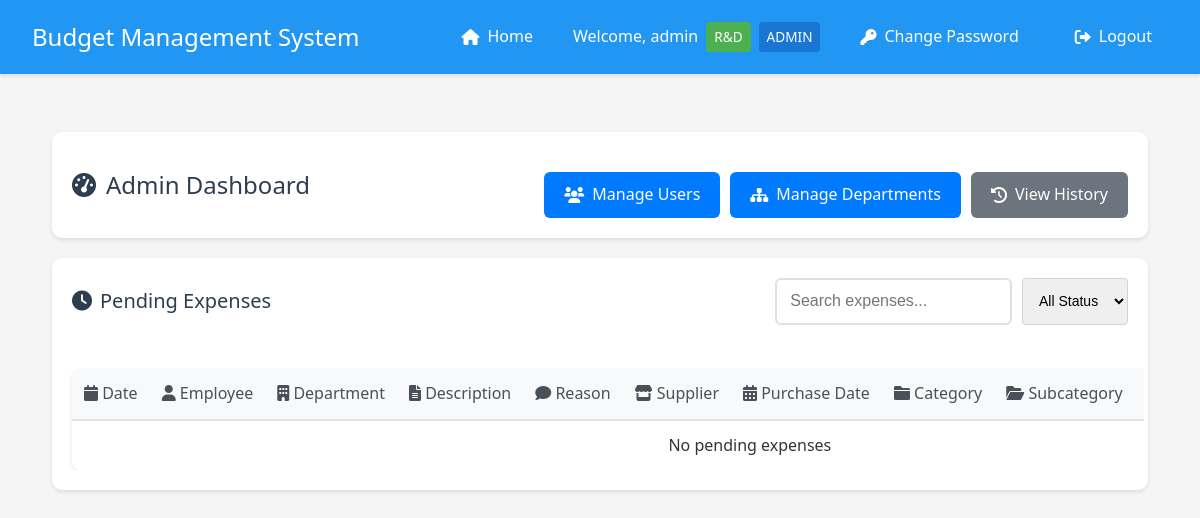
/manager/dashboard (signed in), run on an earlier commit of the app's database.
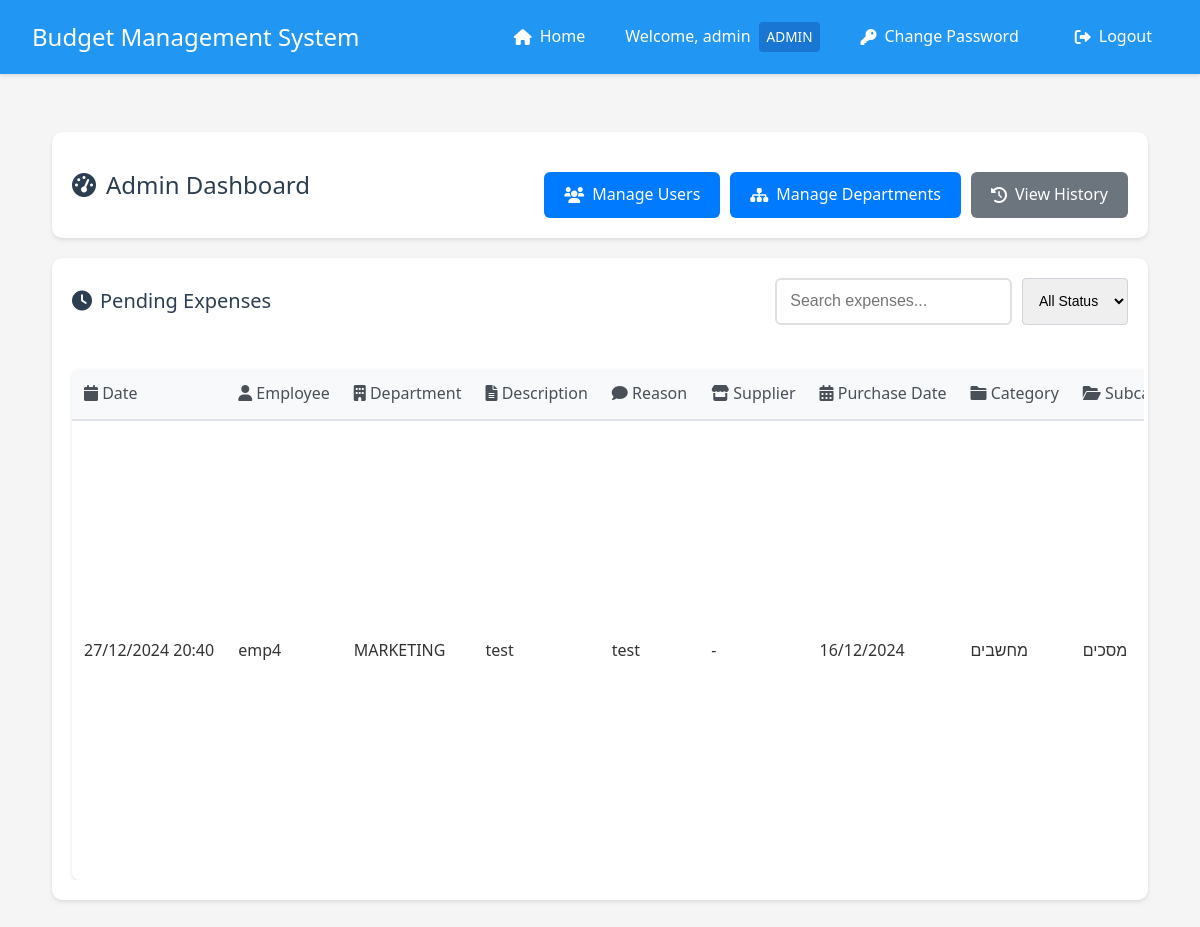
And on a later commit of the database.
### app.py (models this page shows, shortened)
class Department(db.Model):
    __tablename__ = 'department'
    id = db.Column(db.Integer, primary_key=True)
    name = db.Column(db.String(100), nullable=False)
    budget = db.Column(db.Float, default=0.0)
    employees = db.relationship('User', foreign_keys='User.department_id', back_populates='home_department')
    categories = db.relationship('Category', backref='department', lazy=True)

class Expense(db.Model):
    __tablename__ = 'expense'
    id = db.Column(db.Integer, primary_key=True)
    amount = db.Column(db.Float, nullable=False)
    description = db.Column(db.String(200))
    reason = db.Column(db.String(500))
    type = db.Column(db.String(50), nullable=False, default='needs_approval')
    date = db.Column(db.DateTime, nullable=False, default=datetime.utcnow)
    status = db.Column(db.String(20), default='pending')
    user_id = db.Column(db.Integer, db.ForeignKey('user.id'), nullable=False)
    subcategory_id = db.Column(db.Integer, db.ForeignKey('subcategory.id'), nullable=False)
    quote_filename = db.Column(db.String(255))
    invoice_filename = db.Column(db.String(255))
    receipt_filename = db.Column(db.String(255))
    manager_id = db.Column(db.Integer, db.ForeignKey('user.id'), nullable=True)
    handled_at = db.Column(db.DateTime, nullable=True)
    rejection_reason = db.Column(db.String(500))
    is_paid = db.Column(db.Boolean, default=False)
    paid_by_id = db.Column(db.Integer, db.ForeignKey('user.id'), nullable=True)
    paid_at = db.Column(db.DateTime, nullable=True)
    supplier_id = db.Column(db.Integer, db.ForeignKey('supplier.id'), nullable=True)
    purchase_date = db.Column(db.DateTime, nullable=True)
    payment_method = db.Column(db.String(50), default='credit')
    paid_by = db.relationship('User',
                            foreign_keys=[paid_by_id],
                            backref=db.backref('paid_expenses', lazy='dynamic'))

class User(UserMixin, db.Model):
    __tablename__ = 'user'
    id = db.Column(db.Integer, primary_key=True)
    username = db.Column(db.String(80), unique=True, nullable=False)
    email = db.Column(db.String(120), unique=False, nullable=False)
    password = db.Column(db.String(120), nullable=False)
    is_manager = db.Column(db.Boolean, default=False)
    is_admin = db.Column(db.Boolean, default=False)
    is_accounting = db.Column(db.Boolean, default=False)
    status = db.Column(db.String(20), default='active')  # active, inactive, pending
    department_id = db.Column(db.Integer, db.ForeignKey('department.id'))
    home_department = db.relationship('Department',
                                    foreign_keys=[department_id],
                                    back_populates='employees')
    managed_departments = db.relationship('Department',
                                       secondary=manager_departments,
                                       backref=db.backref('department_managers', lazy='dynamic'))
    submitted_expenses = db.relationship('Expense',
                                       primaryjoin='User.id==Expense.user_id',
                                       backref='submitter',
                                       lazy=True)
    handled_expenses = db.relationship('Expense',
                                     primaryjoin='User.id==Expense.manager_id',
                                     backref='handler',
                                     lazy=True)

class Category(db.Model):
    __tablename__ = 'category'
    id = db.Column(db.Integer, primary_key=True)
    name = db.Column(db.String(100), nullable=False)
    budget = db.Column(db.Float, default=0.0)
    department_id = db.Column(db.Integer, db.ForeignKey('department.id'), nullable=False)
    subcategories = db.relationship('Subcategory', backref='category', lazy=True)

class Subcategory(db.Model):
    __tablename__ = 'subcategory'
    id = db.Column(db.Integer, primary_key=True)
    name = db.Column(db.String(100), nullable=False)
    budget = db.Column(db.Float, default=0.0)
    category_id = db.Column(db.Integer, db.ForeignKey('category.id'), nullable=False)
    expenses = db.relationship('Expense', backref='subcategory', lazy=True)

### app.py (the view, shortened to what this page needs)
@app.route('/manager/dashboard')
@login_required
def manager_dashboard():
    if not current_user.is_manager:
        return redirect(url_for('employee_dashboard'))
    dept_expenses = db.session.query(
        Department.id,
        db.func.sum(Expense.amount).label('total_expenses')
    ).join(
        Category, Department.id == Category.department_id
    ).join(
        Subcategory, Category.id == Subcategory.category_id
    ).join(
        Expense, Subcategory.id == Expense.subcategory_id
    ).filter(
        Expense.status == 'approved',
        Expense.type != 'future_approval'  # Exclude future approvals
    ).group_by(Department.id).subquery()
    cat_expenses = db.session.query(
        Category.id,
        db.func.sum(Expense.amount).label('total_expenses')
    ).join(
        Subcategory, Category.id == Subcategory.category_id
    ).join(
        Expense, Subcategory.id == Expense.subcategory_id
    ).filter(
        Expense.status == 'approved',
        Expense.type != 'future_approval'  # Exclude future approvals
    ).group_by(Category.id).subquery()
    subcat_expenses = db.session.query(
        Subcategory.id,
        db.func.sum(Expense.amount).label('total_expenses')
    ).join(
        Expense, Subcategory.id == Expense.subcategory_id
    ).filter(
        Expense.status == 'approved',
        Expense.type != 'future_approval'  # Exclude future approvals
    ).group_by(Subcategory.id).subquery()
    if current_user.username == 'admin':
        pending_expenses = Expense.query.join(User, Expense.user_id == User.id)\
            .join(Subcategory, Expense.subcategory_id == Subcategory.id)\
            .join(Category, Subcategory.category_id == Category.id)\
            .join(Department, Category.department_id == Department.id)\
            .outerjoin(dept_expenses, Department.id == dept_expenses.c.id)\
            .outerjoin(cat_expenses, Category.id == cat_expenses.c.id)\
            .outerjoin(subcat_expenses, Subcategory.id == subcat_expenses.c.id)\
            .filter(Expense.status == 'pending')\
            .add_columns(
                Department.name.label('department_name'),
                Department.budget.label('department_budget'),
                (Department.budget - db.func.coalesce(dept_expenses.c.total_expenses, 0)).label('department_remaining'),
                Category.name.label('category_name'),
                Category.budget.label('category_budget'),
                (Category.budget - db.func.coalesce(cat_expenses.c.total_expenses, 0)).label('category_remaining'),
                Subcategory.name.label('subcategory_name'),
                Subcategory.budget.label('subcategory_budget'),
                (Subcategory.budget - db.func.coalesce(subcat_expenses.c.total_expenses, 0)).label('subcategory_remaining')
            ).order_by(Expense.date.desc()).all()
    return render_template('manager_dashboard.html', expenses=pending_expenses)

### app.py (called while the page is built)
@login_manager.user_loader
def load_user(user_id):
    user = User.query.get(int(user_id))
    if user and user.status == 'inactive':
        return None
    return user

@app.template_filter('format_expense_type')
def format_expense_type(value):
    types = {
        'future_approval': 'Approval for future purchase',
        'auto_approved': 'Automatically approved expense',
        'needs_approval': 'Needs manager approval',
        'pre_approved': 'Pre-approved by manager'
    }
    return types.get(value, value)

### templates/manager_dashboard.html (shortened to what this page needs)
{% extends "base.html" %}
{% block content %}
<div class="container">
    <div class="dashboard-header">
        <div class="header-main">
            {% if current_user.is_admin %}
            <h1><i class="fas fa-tachometer-alt"></i> Admin Dashboard</h1>
            {% else %}
            <h1><i class="fas fa-tachometer-alt"></i> Manager Dashboard</h1>
            {% endif %}
        </div>
        <div class="action-buttons">
            {% if current_user.is_admin %}
            <a href="{{ url_for('manage_users') }}" class="btn primary">
                <i class="fas fa-users"></i> Manage Users
            </a>
            <a href="{{ url_for('manage_departments') }}" class="btn primary">
                <i class="fas fa-sitemap"></i> Manage Departments
            </a>
            {% else %}
            <a href="{{ url_for('submit_expense') }}" class="btn primary">
                <i class="fas fa-plus"></i> Submit Expense
            </a>
            {% endif %}
            <a href="{{ url_for('expense_history') }}" class="btn secondary">
                <i class="fas fa-history"></i> View History
            </a>
        </div>
    </div>
    <div class="card expenses-card">
        <div class="card-header">
            <h2><i class="fas fa-clock"></i> Pending Expenses</h2>
            <div class="card-actions">
                <input type="text" id="expenseSearch" placeholder="Search expenses..." class="search-input">
                <select id="statusFilter" class="filter-select">
                    <option value="all">All Status</option>
                </select>
            </div>
        </div>
        <div class="table-responsive">
            <table class="expenses-table">
                <thead>
                    <tr>
                        <th class="date-col"><i class="fas fa-calendar"></i> Date</th>
                        <th><i class="fas fa-user"></i> Employee</th>
                        <th><i class="fas fa-building"></i> Department</th>
                        <th><i class="fas fa-file-alt"></i> Description</th>
                        <th><i class="fas fa-comment"></i> Reason</th>
                        <th><i class="fas fa-store"></i> Supplier</th>
                        <th class="date-col"><i class="fas fa-calendar-alt"></i> Purchase Date</th>
                        <th><i class="fas fa-folder"></i> Category</th>
                        <th><i class="fas fa-folder-open"></i> Subcategory</th>
                        <th> Type</th>
                    </tr>
                </thead>
                <tbody>
                    {% for expense, dept_name, dept_budget, dept_remaining, cat_name, cat_budget, cat_remaining, subcat_name, subcat_budget, subcat_remaining in expenses %}
                    <tr>
                        <td title="{{ expense.date.strftime('%d/%m/%Y %H:%M:%S') }}">{{ expense.date.strftime('%d/%m/%Y %H:%M') }}</td>
                        <td>{{ expense.submitter.username }}</td>
                        <td>{{ expense.submitter.home_department.name if expense.submitter.home_department else 'No Department' }}</td>
                        <td>{{ expense.description }}</td>
                        <td>{{ expense.reason }}</td>
                        <td>{{ expense.supplier_name if expense.supplier_name else '-' }}</td>
                        <td>{{ expense.purchase_date.strftime('%d/%m/%Y') if expense.purchase_date else '-' }}</td>
                        <td>{{ expense.subcategory.category.name if expense.subcategory else '-' }}</td>
                        <td>{{ expense.subcategory.name if expense.subcategory else '-' }}</td>
                    </tr>
                    {% endfor %}
                    {% if not expenses %}
                    <tr>
                        <td colspan="12" class="text-center">No pending expenses</td>
                    </tr>
                    {% endif %}
                </tbody>
            </table>
        </div>
    </div>
</div>
{% endblock %}

### templates/base.html (shortened to what this page needs)
<!DOCTYPE html>
<html lang="en">
<head>
    <link rel="stylesheet" href="{{ url_for('static', filename='style.css') }}">
    <link href="https://cdnjs.cloudflare.com/ajax/libs/font-awesome/6.0.0/css/all.min.css" rel="stylesheet">
</head>
<body>
    <nav class="navbar">
        <div class="nav-brand">Budget Management System</div>
        <div class="nav-items">
            {% if current_user.is_authenticated %}
                {% if current_user.is_admin %}
                    <a href="{{ url_for('index') }}" class="nav-link">
                        <i class="fas fa-home"></i> Home
                    </a>
                {% endif %}
                <span class="user-info">
                    Welcome, {{ current_user.username }}
                    {% if current_user.home_department %}
                        <span class="badge department">{{ current_user.home_department.name }}</span>
                    {% endif %}
                    {% if current_user.is_admin %}
                        <span class="badge admin">ADMIN</span>
                    {% elif current_user.is_manager %}
                        <span class="badge">MANAGER</span>
                    {% elif current_user.is_accounting %}
                        <span class="badge accounting">ACCOUNTING</span>
                    {% endif %}
                </span>
                <a href="{{ url_for('change_password') }}" class="nav-link">
                    <i class="fas fa-key"></i> Change Password
                </a>
                <a href="{{ url_for('logout') }}" class="nav-link">
                    <i class="fas fa-sign-out-alt"></i> Logout
                </a>
            {% else %}
                <a href="{{ url_for('login') }}" class="nav-link">
                    <i class="fas fa-sign-in-alt"></i> Login
                </a>
            {% endif %}
        </div>
    </nav>
    <div class="content">
        {% block content %}{% endblock %}
    </div>
</body>
</html>

What changed in the data, as far as the page shows it:
no longer on this page (row unchanged): Department: home_department.name "R&D"
added Expense: date "27/12/2024 20:40", submitter.username "emp4", submitter.home_department "MARKETING", description "test", reason "test", supplier_name "-", purchase_date "16/12/2024", subcategory.category "מחשבים", subcategory "מסכים"
Also different on the page:
text no longer shown: "No pending expenses"
